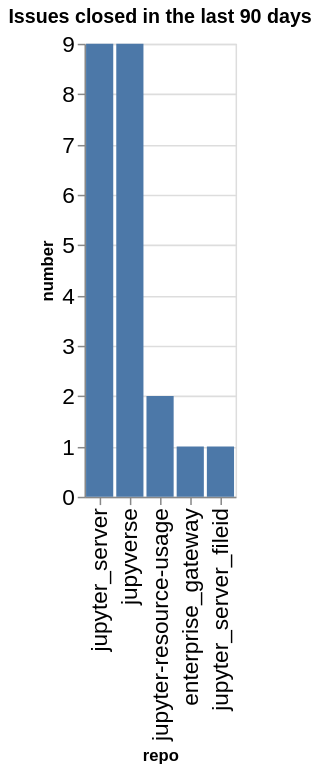

The code cell stored with this chart in its notebook:
### Code cell
closed_counts = closed.groupby(['org', 'repo']).count()['number'].reset_index()
closed_counts['org/repo'] = closed_counts.apply(lambda a: a['org'] + '/' + a['repo'], axis=1)
sorted_vals = closed_counts.sort_values(['number'], ascending=False)['repo'].values
alt.Chart(data=closed_counts, title=f"Issues closed in the last {n_days} days").mark_bar().encode(
    x=alt.X('repo', sort=alt.Sort(sorted_vals.tolist())),
    y='number',
)

### Figure 1 — Vega-Lite specification as saved in the notebook (floating-point values rounded to 4 significant figures)
{"config": {"axisLeft": {"labelFontSize": 15}, "axisBottom": {"labelFontSize": 15}}, "data": {"name": "data-88132d933a5bfd1a4cf612204f26b814"}, "mark": {"type": "bar"}, "encoding": {"x": {"field": "repo", "sort": ["jupyter_server", "jupyverse", "jupyter-resource-usage", "enterprise_gateway", "jupyter_server_fileid"], "type": "nominal"}, "y": {"field": "number", "type": "quantitative"}}, "title": "Issues closed in the last 90 days", "$schema": "https://vega.github.io/schema/vega-lite/v5.20.1.json", "datasets": {"data-88132d933a5bfd1a4cf612204f26b814": [{"org": "jupyter-server", "repo": "enterprise_gateway", "number": 1, "org/repo": "jupyter-server/enterprise_gateway"}, {"org": "jupyter-server", "repo": "jupyter-resource-usage", "number": 2, "org/repo": "jupyter-server/jupyter-resource-usage"}, {"org": "jupyter-server", "repo": "jupyter_server", "number": 9, "org/repo": "jupyter-server/jupyter_server"}, {"org": "jupyter-server", "repo": "jupyter_server_fileid", "number": 1, "org/repo": "jupyter-server/jupyter_server_fileid"}, {"org": "jupyter-server", "repo": "jupyverse", "number": 9, "org/repo": "jupyter-server/jupyverse"}]}}
